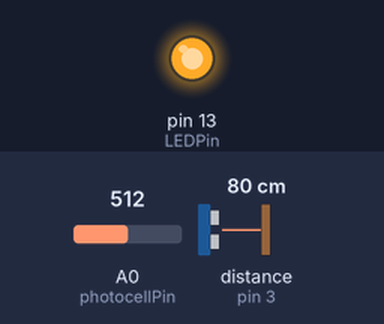
Simulated run of this sketch. Board: Arduino Uno, built with avr-gcc and run on an emulated ATmega328P. Parts: output pins drawn as LEDs (lit = HIGH). Wiring (inferred from the names in the program): ultrasonic range finder: trigger pin 4; echo pin 3. The inputs (shaded band) are chosen by the test bench; at power-on: distance to the obstacle (sensor on pin 3) 80 cm, A0 (photocellPin) = 512. The echo pulse lasts 58.3 µs per cm; pins used as bus, display or sensor lines are not drawn; what the sketch prints to the serial monitor is not drawn.

Above: at 1.2 s.
1.3 s: distance to the obstacle (sensor on pin 3) set to 117 cm
3.0 s: distance to the obstacle (sensor on pin 3) set to 128 cm
At 3.6 s:
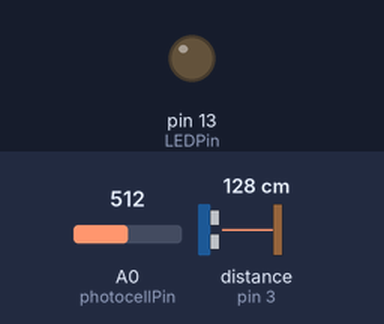
4.5 s: A0 (photocellPin) set to 634
7.5 s: A0 (photocellPin) set to 656
Timing chart, 0 to 10.5 s (numbered marks = the images above; inputs shaded):
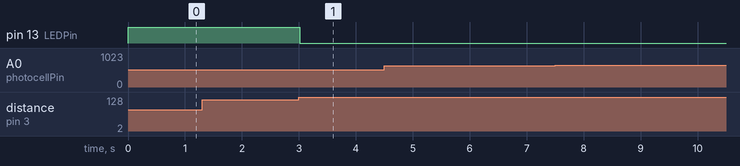

Measured:
- the behaviour switches between 122 and 123 cm on distance to the obstacle (sensor on pin 3) (found by bisection; images 0 and 1)
- after the input at 1.3 s, every drawn part: stays the same
- after the input at 3.0 s, pin 13 (LEDPin): HIGH → LOW at once
- after the input at 4.5 s, every drawn part: stays the same
- after the input at 7.5 s, every drawn part: stays the same

The sketch:

sketch_jan31a.ino
```cpp
//**********************************************************************************************
//********************Updated CODE HERE*********************************************************
int echoPin = 3; //Ultrasonic echo and trig Pins
int trigPin = 4;

int photocellPin = A0; //For the light senseor

int LEDPin = 13; //LED

float KEY = 8.1;

const int sensorDark = 650; // Sensetiviy of light
bool playSound = false;

int note1 = 60; //C5
int note2 = 62; //D5
int note3 = 64; //E5
int note4 = 65; //F5
int note5 = 67; //G5
int note6 = 69; //A5
int note7 = 71; //B5
int note8 = 72; //C6
int note9 = 74; //D6
int note10 = 76; //E6
int note11 = 77; //F6
int note12 = 79; //G6
int note13 = 81; //A6
int note14 = 83; //B6
int note15 = 84; //C7


void setup() {
  // put your setup code here, to run once:
    // set up serial
    Serial.begin(9600);
    // set the pinmode on our ultrasonic echo, and tric pins
    pinMode(echoPin, INPUT);
    pinMode(trigPin, OUTPUT);

    pinMode(LEDPin, OUTPUT);


}

void noteOn(int cmd, int pitch, int velocity)     // Function to play the notes
{
  Serial.write(cmd);
  Serial.write(pitch);
  Serial.write(velocity);
}

void loop() {
  // put your main code here, to run repeatedly:
  int analogValue;
  analogValue = analogRead(photocellPin); //Reading in photocell values
  Serial.print("Light Value: ");
  Serial.println(analogValue);

  float distanceCentimeters;
  int pulseLenMicroseconds;

  digitalWrite(trigPin, LOW);
  delayMicroseconds(20);
  digitalWrite(trigPin, HIGH);
  delayMicroseconds(100);
  digitalWrite(trigPin, LOW);

  // measure the pulse length from the echo pin
  pulseLenMicroseconds = pulseIn(echoPin, HIGH);

  // calculate the distance using the speed of sound
  distanceCentimeters = pulseLenMicroseconds / 29.387 / 2;

  // print it out over serial
  Serial.println(distanceCentimeters);

  if(analogValue < sensorDark)
  {
    playSound = true;
  }
  else
  {
    playSound = false;
  }

  if(playSound && distanceCentimeters < KEY*1)
    {
        digitalWrite(LEDPin, HIGH);
        noteOn(0x90, note1, 0x7F);    // Play C5
    }
    else if(playSound && distanceCentimeters < KEY*2)
    {
        digitalWrite(LEDPin, HIGH);
        noteOn(0x90, note2, 0x7F);    // Play D5
    }
    else if(playSound && distanceCentimeters < KEY*3)
    {
        digitalWrite(LEDPin, HIGH);
        noteOn(0x90, note3, 0x7F);    // Play E5
    }
    else if(playSound && distanceCentimeters < KEY*4)
    {
        digitalWrite(LEDPin, HIGH);
        noteOn(0x90, note4, 0x7F);    // Play F5
    }
    else if(playSound && distanceCentimeters < KEY*5)
    {
        digitalWrite(LEDPin, HIGH);
        noteOn(0x90, note5, 0x7F);    // Play G5
    }
    else if(playSound && distanceCentimeters < KEY*6)
    {
        digitalWrite(LEDPin, HIGH);
        noteOn(0x90, note6, 0x7F);    // Play A5
    }
    else if(playSound && distanceCentimeters < KEY*7)
    {
        digitalWrite(LEDPin, HIGH);
        noteOn(0x90, note7, 0x7F);    // Play B5
    }
    else if(playSound && distanceCentimeters < KEY*8)
    {
        digitalWrite(LEDPin, HIGH);
        noteOn(0x90, note8, 0x7F);    // Play C6
    }
    else if(playSound && distanceCentimeters < KEY*9)
    {
        digitalWrite(LEDPin, HIGH);
        noteOn(0x90, note9, 0x7F);    // Play D6
    }
    else if(playSound && distanceCentimeters < KEY*10)
    {
        digitalWrite(LEDPin, HIGH);
        noteOn(0x90, note10, 0x7F);    // Play E6
    }
    else if(playSound && distanceCentimeters < KEY*11)
    {
        digitalWrite(LEDPin, HIGH);
        noteOn(0x90, note11, 0x7F);    // Play F6
    }
    else if(playSound && distanceCentimeters < KEY*12)
    {
        digitalWrite(LEDPin, HIGH);
        noteOn(0x90, note12, 0x7F);    // Play G6
    }
    else if(playSound && distanceCentimeters < KEY*13)
    {
        digitalWrite(LEDPin, HIGH);
        noteOn(0x90, note13, 0x7F);    // Play A6
    }
    else if(playSound && distanceCentimeters < KEY*14)
    {
        digitalWrite(LEDPin, HIGH);
        noteOn(0x90, note14, 0x7F);    // Play B6
    }
    else if(playSound && distanceCentimeters < KEY*15)
    {
        digitalWrite(LEDPin, HIGH);
        noteOn(0x90, note15, 0x7F);    // Play C7
    }
    else
    {
        digitalWrite(LEDPin, LOW);
        noteOn(0x90, note1, 0x00);
        noteOn(0x90, note2, 0x00);
        noteOn(0x90, note3, 0x00);
        noteOn(0x90, note4, 0x00);
        noteOn(0x90, note5, 0x00);
        noteOn(0x90, note6, 0x00);
        noteOn(0x90, note7, 0x00);
        noteOn(0x90, note8, 0x00);
        noteOn(0x90, note9, 0x00);
        noteOn(0x90, note10, 0x00);
        noteOn(0x90, note11, 0x00);
        noteOn(0x90, note12, 0x00);
        noteOn(0x90, note13, 0x00);
        noteOn(0x90, note14, 0x00);
        noteOn(0x90, note15, 0x00);
    }

    delay(100);

}
```
